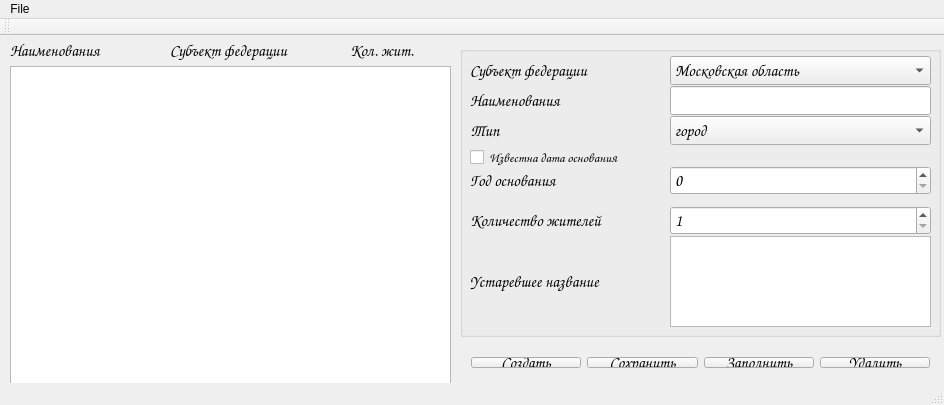
<?xml version="1.0" encoding="UTF-8"?>
<ui version="4.0">
 <class>laba2Class</class>
 <widget class="QMainWindow" name="laba2Class">
  <property name="geometry">
   <rect>
    <x>0</x>
    <y>0</y>
    <width>944</width>
    <height>405</height>
   </rect>
  </property>
  <property name="windowTitle">
   <string>MyProject</string>
  </property>
  <widget class="QWidget" name="centralWidget">
   <widget class="QLabel" name="label_10">
    <property name="geometry">
     <rect>
      <x>170</x>
      <y>0</y>
      <width>161</width>
      <height>29</height>
     </rect>
    </property>
    <property name="font">
     <font>
      <family>Comic Sans MS</family>
      <pointsize>12</pointsize>
     </font>
    </property>
    <property name="text">
     <string>Субъект федерации</string>
    </property>
   </widget>
   <widget class="QLabel" name="label_8">
    <property name="geometry">
     <rect>
      <x>20</x>
      <y>10</y>
      <width>46</width>
      <height>13</height>
     </rect>
    </property>
    <property name="text">
     <string/>
    </property>
   </widget>
   <widget class="QLabel" name="label_9">
    <property name="geometry">
     <rect>
      <x>10</x>
      <y>0</y>
      <width>111</width>
      <height>29</height>
     </rect>
    </property>
    <property name="font">
     <font>
      <family>Comic Sans MS</family>
      <pointsize>12</pointsize>
     </font>
    </property>
    <property name="text">
     <string>Наименования</string>
    </property>
   </widget>
   <widget class="QLabel" name="label_11">
    <property name="geometry">
     <rect>
      <x>350</x>
      <y>0</y>
      <width>71</width>
      <height>29</height>
     </rect>
    </property>
    <property name="font">
     <font>
      <family>Comic Sans MS</family>
      <pointsize>12</pointsize>
     </font>
    </property>
    <property name="text">
     <string>Кол. жит.</string>
    </property>
   </widget>
   <widget class="QWidget" name="horizontalLayoutWidget">
    <property name="geometry">
     <rect>
      <x>460</x>
      <y>310</y>
      <width>481</width>
      <height>33</height>
     </rect>
    </property>
    <property name="font">
     <font>
      <family>Comic Sans MS</family>
      <pointsize>12</pointsize>
     </font>
    </property>
    <layout class="QHBoxLayout" name="horizontalLayout">
     <item>
      <widget class="QPushButton" name="create">
       <property name="font">
        <font>
         <family>Comic Sans MS</family>
         <pointsize>12</pointsize>
        </font>
       </property>
       <property name="text">
        <string>Создать</string>
       </property>
      </widget>
     </item>
     <item>
      <widget class="QPushButton" name="save">
       <property name="font">
        <font>
         <family>Comic Sans MS</family>
         <pointsize>12</pointsize>
        </font>
       </property>
       <property name="text">
        <string>Сохранить</string>
       </property>
      </widget>
     </item>
     <item>
      <widget class="QPushButton" name="fill">
       <property name="font">
        <font>
         <family>Comic Sans MS</family>
         <pointsize>12</pointsize>
        </font>
       </property>
       <property name="text">
        <string>Заполнить</string>
       </property>
      </widget>
     </item>
     <item>
      <widget class="QPushButton" name="Delete">
       <property name="font">
        <font>
         <family>Comic Sans MS</family>
         <pointsize>12</pointsize>
        </font>
       </property>
       <property name="text">
        <string>Удалить</string>
       </property>
      </widget>
     </item>
    </layout>
   </widget>
   <widget class="QGroupBox" name="groupBox">
    <property name="geometry">
     <rect>
      <x>460</x>
      <y>10</y>
      <width>481</width>
      <height>291</height>
     </rect>
    </property>
    <property name="font">
     <font>
      <family>Comic Sans MS</family>
      <pointsize>12</pointsize>
     </font>
    </property>
    <property name="title">
     <string/>
    </property>
    <widget class="QStackedWidget" name="dateOrYear">
     <property name="geometry">
      <rect>
       <x>10</x>
       <y>120</y>
       <width>461</width>
       <height>31</height>
      </rect>
     </property>
     <property name="currentIndex">
      <number>0</number>
     </property>
     <widget class="QWidget" name="page_5">
      <widget class="QLabel" name="label_4">
       <property name="geometry">
        <rect>
         <x>0</x>
         <y>0</y>
         <width>141</width>
         <height>29</height>
        </rect>
       </property>
       <property name="font">
        <font>
         <family>Comic Sans MS</family>
         <pointsize>12</pointsize>
        </font>
       </property>
       <property name="text">
        <string>Год основания</string>
       </property>
      </widget>
      <widget class="QSpinBox" name="yearOfFound">
       <property name="geometry">
        <rect>
         <x>200</x>
         <y>0</y>
         <width>261</width>
         <height>29</height>
        </rect>
       </property>
       <property name="font">
        <font>
         <family>Comic Sans MS</family>
         <pointsize>12</pointsize>
        </font>
       </property>
       <property name="maximum">
        <number>2015</number>
       </property>
      </widget>
     </widget>
     <widget class="QWidget" name="page_6">
      <widget class="QLabel" name="label_5">
       <property name="geometry">
        <rect>
         <x>0</x>
         <y>0</y>
         <width>181</width>
         <height>29</height>
        </rect>
       </property>
       <property name="font">
        <font>
         <family>Comic Sans MS</family>
         <pointsize>12</pointsize>
        </font>
       </property>
       <property name="text">
        <string>Дата основания</string>
       </property>
      </widget>
      <widget class="QDateEdit" name="dateOfFound">
       <property name="geometry">
        <rect>
         <x>290</x>
         <y>0</y>
         <width>261</width>
         <height>29</height>
        </rect>
       </property>
       <property name="font">
        <font>
         <family>Comic Sans MS</family>
         <pointsize>12</pointsize>
        </font>
       </property>
       <property name="maximumDate">
        <date>
         <year>2015</year>
         <month>1</month>
         <day>1</day>
        </date>
       </property>
      </widget>
     </widget>
    </widget>
    <widget class="QLabel" name="label">
     <property name="geometry">
      <rect>
       <x>10</x>
       <y>10</y>
       <width>182</width>
       <height>29</height>
      </rect>
     </property>
     <property name="font">
      <font>
       <family>Comic Sans MS</family>
       <pointsize>12</pointsize>
      </font>
     </property>
     <property name="text">
      <string>Субъект федерации</string>
     </property>
    </widget>
    <widget class="QLabel" name="label_2">
     <property name="geometry">
      <rect>
       <x>10</x>
       <y>40</y>
       <width>182</width>
       <height>29</height>
      </rect>
     </property>
     <property name="font">
      <font>
       <family>Comic Sans MS</family>
       <pointsize>12</pointsize>
      </font>
     </property>
     <property name="text">
      <string>Наименования</string>
     </property>
    </widget>
    <widget class="QLabel" name="label_3">
     <property name="geometry">
      <rect>
       <x>10</x>
       <y>70</y>
       <width>182</width>
       <height>29</height>
      </rect>
     </property>
     <property name="font">
      <font>
       <family>Comic Sans MS</family>
       <pointsize>12</pointsize>
      </font>
     </property>
     <property name="text">
      <string>Тип</string>
     </property>
    </widget>
    <widget class="QCheckBox" name="isKnownFoundDate">
     <property name="geometry">
      <rect>
       <x>10</x>
       <y>100</y>
       <width>191</width>
       <height>22</height>
      </rect>
     </property>
     <property name="font">
      <font>
       <family>Comic Sans MS</family>
       <pointsize>10</pointsize>
      </font>
     </property>
     <property name="text">
      <string>Известна дата основания</string>
     </property>
    </widget>
    <widget class="QComboBox" name="subOfFed">
     <property name="geometry">
      <rect>
       <x>210</x>
       <y>10</y>
       <width>261</width>
       <height>29</height>
      </rect>
     </property>
     <property name="font">
      <font>
       <family>Comic Sans MS</family>
       <pointsize>12</pointsize>
      </font>
     </property>
     <item>
      <property name="text">
       <string>Московская область</string>
      </property>
     </item>
     <item>
      <property name="text">
       <string>Волгоградская область</string>
      </property>
     </item>
     <item>
      <property name="text">
       <string>Саратовская область</string>
      </property>
     </item>
    </widget>
    <widget class="QLineEdit" name="name">
     <property name="geometry">
      <rect>
       <x>210</x>
       <y>40</y>
       <width>261</width>
       <height>29</height>
      </rect>
     </property>
     <property name="font">
      <font>
       <family>Comic Sans MS</family>
       <pointsize>12</pointsize>
      </font>
     </property>
     <property name="maxLength">
      <number>20</number>
     </property>
    </widget>
    <widget class="QComboBox" name="type">
     <property name="geometry">
      <rect>
       <x>210</x>
       <y>70</y>
       <width>261</width>
       <height>29</height>
      </rect>
     </property>
     <property name="font">
      <font>
       <family>Comic Sans MS</family>
       <pointsize>12</pointsize>
      </font>
     </property>
     <item>
      <property name="text">
       <string>город</string>
      </property>
     </item>
     <item>
      <property name="text">
       <string>поселок</string>
      </property>
     </item>
     <item>
      <property name="text">
       <string>деревня</string>
      </property>
     </item>
    </widget>
    <widget class="QLabel" name="label_6">
     <property name="geometry">
      <rect>
       <x>10</x>
       <y>160</y>
       <width>191</width>
       <height>29</height>
      </rect>
     </property>
     <property name="font">
      <font>
       <family>Comic Sans MS</family>
       <pointsize>12</pointsize>
      </font>
     </property>
     <property name="text">
      <string>Количество жителей</string>
     </property>
    </widget>
    <widget class="QSpinBox" name="countOfPeople">
     <property name="geometry">
      <rect>
       <x>210</x>
       <y>160</y>
       <width>261</width>
       <height>29</height>
      </rect>
     </property>
     <property name="font">
      <font>
       <family>Comic Sans MS</family>
       <pointsize>12</pointsize>
      </font>
     </property>
     <property name="minimum">
      <number>1</number>
     </property>
     <property name="maximum">
      <number>20000000</number>
     </property>
    </widget>
    <widget class="QLabel" name="label_7">
     <property name="geometry">
      <rect>
       <x>10</x>
       <y>220</y>
       <width>181</width>
       <height>31</height>
      </rect>
     </property>
     <property name="font">
      <font>
       <family>Comic Sans MS</family>
       <pointsize>12</pointsize>
      </font>
     </property>
     <property name="text">
      <string>Устаревшее название</string>
     </property>
    </widget>
    <widget class="QTextEdit" name="oldName">
     <property name="enabled">
      <bool>true</bool>
     </property>
     <property name="geometry">
      <rect>
       <x>210</x>
       <y>190</y>
       <width>261</width>
       <height>91</height>
      </rect>
     </property>
     <property name="font">
      <font>
       <family>Comic Sans MS</family>
       <pointsize>12</pointsize>
      </font>
     </property>
     <property name="tabStopWidth">
      <number>80</number>
     </property>
    </widget>
   </widget>
   <widget class="QListWidget" name="list">
    <property name="geometry">
     <rect>
      <x>10</x>
      <y>30</y>
      <width>441</width>
      <height>321</height>
     </rect>
    </property>
   </widget>
  </widget>
  <widget class="QToolBar" name="mainToolBar">
   <attribute name="toolBarArea">
    <enum>TopToolBarArea</enum>
   </attribute>
   <attribute name="toolBarBreak">
    <bool>false</bool>
   </attribute>
  </widget>
  <widget class="QStatusBar" name="statusBar"/>
  <widget class="QMenuBar" name="menuBar">
   <property name="geometry">
    <rect>
     <x>0</x>
     <y>0</y>
     <width>944</width>
     <height>21</height>
    </rect>
   </property>
   <widget class="QMenu" name="menuFile">
    <property name="title">
     <string>File</string>
    </property>
    <addaction name="actionNew"/>
    <addaction name="actionOpen"/>
    <addaction name="actionSave"/>
    <addaction name="actionSave_As"/>
    <addaction name="actionSaveTo"/>
   </widget>
   <addaction name="menuFile"/>
  </widget>
  <action name="actionNew">
   <property name="text">
    <string>New</string>
   </property>
  </action>
  <action name="actionOpen">
   <property name="text">
    <string>Open</string>
   </property>
  </action>
  <action name="actionSave">
   <property name="text">
    <string>Save</string>
   </property>
  </action>
  <action name="actionSave_As">
   <property name="text">
    <string>Save As</string>
   </property>
  </action>
  <action name="actionSaveTo">
   <property name="text">
    <string>SaveTo</string>
   </property>
  </action>
 </widget>
 <layoutdefault spacing="6" margin="11"/>
 <tabstops>
  <tabstop>list</tabstop>
  <tabstop>subOfFed</tabstop>
  <tabstop>name</tabstop>
  <tabstop>type</tabstop>
  <tabstop>isKnownFoundDate</tabstop>
  <tabstop>yearOfFound</tabstop>
  <tabstop>countOfPeople</tabstop>
  <tabstop>oldName</tabstop>
  <tabstop>create</tabstop>
  <tabstop>save</tabstop>
  <tabstop>fill</tabstop>
  <tabstop>Delete</tabstop>
  <tabstop>dateOfFound</tabstop>
 </tabstops>
 <resources/>
 <connections/>
</ui>
